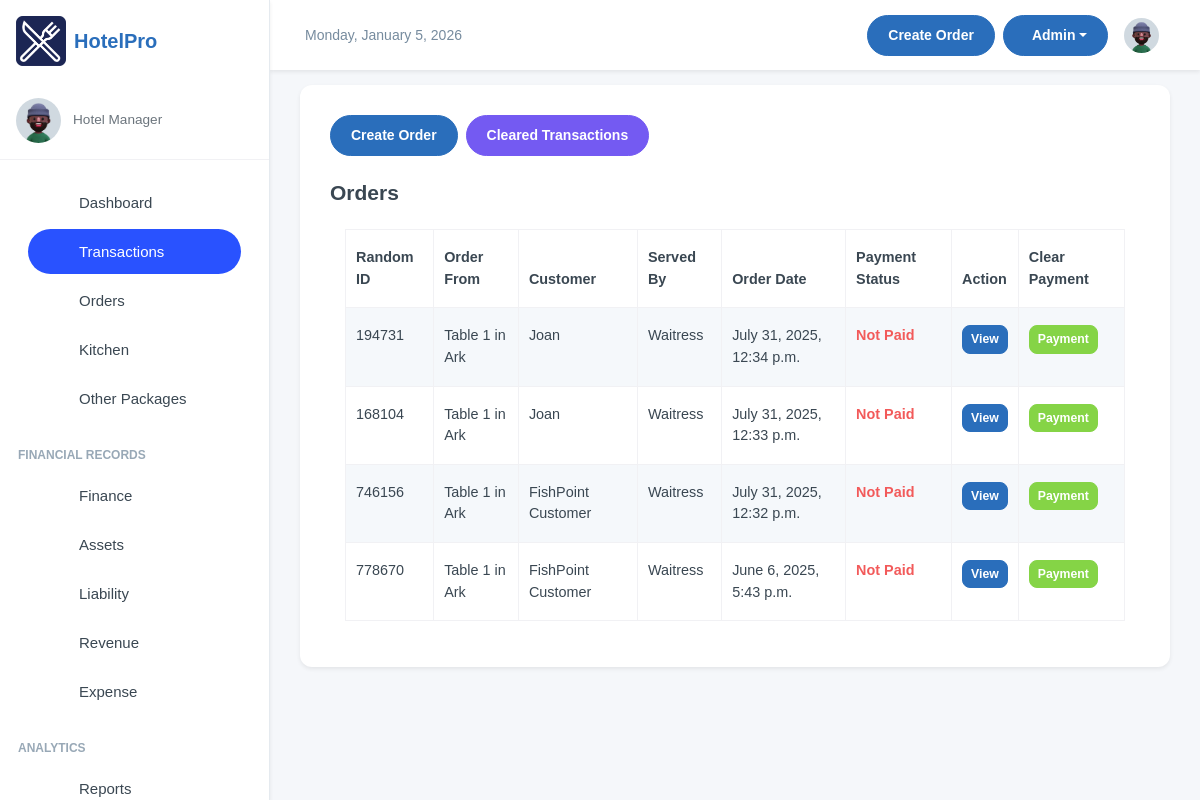
Screenshot of /manager/orders_transactions/ (signed in) with the database file from the repository.
### inventory/models.py (models this page shows, shortened)
class OrderTransaction(models.Model):
    pay_mode = (
        ("NO PAYMENT", "NO PAYMENT"),
        ("CASH", "CASH"),
        ("MOMO PAY", "MOMO PAY"),
        ("AIRTEL PAY", "AIRTEL PAY"),
        ("BANK CARD", "BANK CARD"),
    )
    random_id = models.CharField(max_length=6, unique=True, editable=False, default=generate_random_id)
    customer_name = models.CharField(max_length=255, blank=True, null=True, default="FishPoint Customer")
    served_by = models.CharField(
        max_length=255, blank=True, null=True, default="Waitress")
    dining_area = models.ForeignKey(DiningArea, on_delete=models.SET_NULL, null=True, blank=True)
    table = models.ForeignKey(Table, on_delete=models.SET_NULL, null=True, blank=True )
    special_notes = models.TextField(default="Null")
    created = models.DateTimeField(default=now, blank=True, null=True)
    payment_mode = models.CharField(default="NO PAYMENT", max_length=50, choices=pay_mode)
    transaction_id = models.CharField(blank=True, null=True, max_length=100)
    created_by = models.ForeignKey(User, on_delete=models.SET_NULL, null=True, blank=True)
    updated = models.DateField(auto_now=True, blank=True, null=True)
    class Meta:
        ordering = ['-created']

class Table(models.Model):
    table_number = models.IntegerField()
    dining_area = models.ForeignKey(DiningArea, on_delete=models.CASCADE, related_name='tables')
    capacity = models.IntegerField()  # Number of seats at the table
    is_available = models.BooleanField(default=True)
    def __str__(self):
        return f"Table {self.table_number} in {self.dining_area.name}"

class DiningArea(models.Model):
    name = models.CharField(max_length=255)
    description = models.TextField(blank=True, null=True)

### inventory/views.py (the view)
# urls.py: path('orders_transactions/', views.orderTransactions, name='order_transactions'),
@login_required(login_url="/user/login/")
def orderTransactions(request):
    orders_list = (
        OrderTransaction.objects.using('default')
        .filter(payment_mode="NO PAYMENT")
        .annotate(non_cancelled_items=Count('order_items', filter=~Q(order_items__status='Cancelled')))
        .filter(non_cancelled_items__gt=0)
        .order_by('-updated', '-id')
    )
    paginator = Paginator(orders_list, 10)
    page_number = request.GET.get('page')
    orders_list = paginator.get_page(page_number)
    return render(request, "ordertransactions.html", {"orders_list": orders_list})

### inventory/templates/ordertransactions.html (shortened to what this page needs)
{% extends 'base.html' %}
{% block content %}
<div class="card">
    <div class="card-body">
        <div class="d-flex flex-wrap justify-content-between align-items-center mb-4">
            <div class="d-flex flex-wrap gap-2 mb-3 mb-md-0">
                <a href="/manager/add-order/" class="btn btn-primary">
                     Create Order
                </a>
                <a href="/manager/cleared_transactions/" class="btn btn-info">
                     Cleared Transactions
                </a>
            </div>
        </div>
        <h4 class="fw-semibold mb-2">Orders</h4>
        <div class="container mt-2">
            <table class="table table-striped table-bordered">
                <thead class="bg-dark text-light">
                    <tr>
                        <th>Random ID</th>
                        <th>Order From</th>
                        <th>Customer</th>
                        <th>Served By</th>
                        <th>Order Date</th>
                        <th>Payment Status</th>
                        <th>Action</th>
                        <th>Clear Payment</th>
                    </tr>
                </thead>
                <tbody>
                    {% for order in orders_list %}
                    {% if order.payment_mode == "NO PAYMENT" %}
                    <tr>
                        <td>{{ order.random_id }}</td>
                        <td>{{ order.table }}</td>
                        <td>{{ order.customer_name }}</td>
                        <td>{{ order.served_by }}</td>
                        <td>{{ order.created }}</td>
                        <td class="text-danger fw-semibold">Not Paid</td>
                        <td>
                            <a href="/manager/orders_transactions/{{ order.id }}"
                                class="btn btn-primary btn-sm">View</a>
                        </td>
                        <td>
                            <button class="btn btn-success btn-sm" data-toggle="modal" data-target="#paymentModal"
                                data-order-id="{{ order.id }}" data-random-id="{{ order.random_id }}">
                                Payment
                            </button>
                        </td>
                    </tr>
                    {% endif %}
                    {% endfor %}
                </tbody>
            </table>
        </div>
    </div>
</div>
{% endblock content %}

### templates/base.html (style rules this page uses)
:root { --primary-color: #2A6EBB; --secondary-color: #F8F9FA; --accent-color: #FFD700; --text-color: #333333; --success-color: #28a745; --danger-color: #dc3545; --warning-color: #ffc107; --info-color: #17a2b8; }
body { font-family: 'Poppins', sans-serif; background-color: #f5f7fa; }
.btn-primary { background-color: var(--primary-color); border-color: var(--primary-color); }
.card { border-radius: 0.75rem; border: none; box-shadow: 0 0.125rem 0.25rem rgba(0, 0, 0, 0.075); transition: transform 0.2s ease-in-out, box-shadow 0.2s ease-in-out; }

### inventory/templates/ordertransactions.html (style rules this page uses)
table { font-size: .9rem; font-family: 'Arial', sans-serif; }

### rows the page displays
OrderTransaction: random_id "194731", table "Table 1 in Ark", customer_name "Joan", served_by "Waitress", created "July 31, 2025, 12:34 p.m."
OrderTransaction: random_id "168104", table "Table 1 in Ark", customer_name "Joan", served_by "Waitress", created "July 31, 2025, 12:33 p.m."
OrderTransaction: random_id "746156", table "Table 1 in Ark", customer_name "FishPoint Customer", served_by "Waitress", created "July 31, 2025, 12:32 p.m."
OrderTransaction: random_id "778670", table "Table 1 in Ark", customer_name "FishPoint Customer", served_by "Waitress", created "June 6, 2025, 5:43 p.m."
